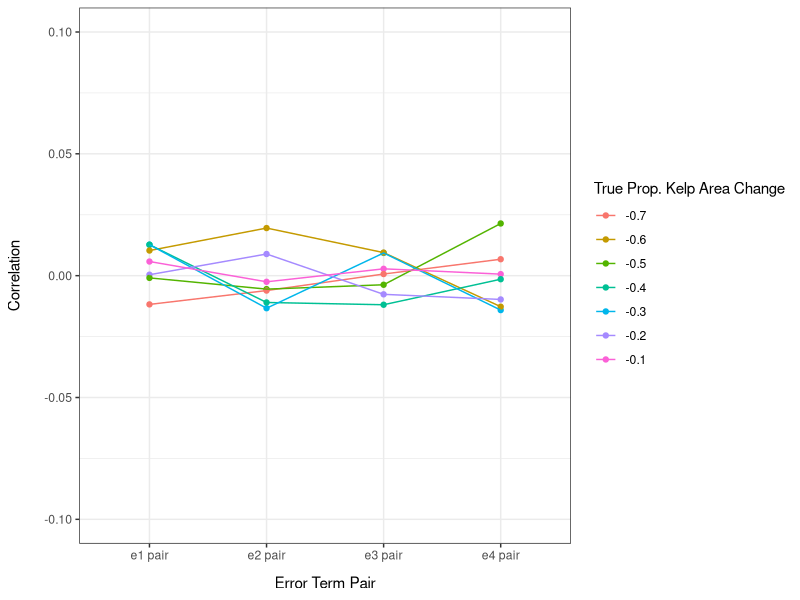

Source code (R):
###############################################################################
# Appendix demo 5
#
# For kelp area change show if there is indirect correlation due to joint
# dependence on Area when all errors have same centered Gaussian error 
# distributions.
#
#
###############################################################################

library(tidyr)
library(dplyr)
library(ggplot2)


##################### set parameters ####################

set.seed(164)

A1 <- 10  # true initial kelp area (hectares)
A2 <- c(9,8,7,6,5,4,3)

k <- 0.1  # fraction of kelp Area that is stdev of error distribution

nrows <- 10000   # number of simulated surveys 

# initialize results data frame
results_df <- data.frame(
  A1 = numeric(), A2 = numeric(), rho_e1_pair = numeric(), rho_e2_pair = numeric(),
  rho_e3_pair = numeric(), rho_e4_pair = numeric()
)  


##########  loop through A2 values. For each value simulate and get corr ######
for (iA2 in seq_along(A2)) {

  # generate A1 error terms  
  idf <- data.frame( 
      A1_e1 = k*A1*rnorm(nrows),
      A1_e2 = k*A1*rnorm(nrows),
      A1_e3 = k*A1*rnorm(nrows),
      A1_e4 = k*A1*rnorm(nrows),
      A2_e1 = k*A2[iA2]*rnorm(nrows),
      A2_e2 = k*A2[iA2]*rnorm(nrows),
      A2_e3 = k*A2[iA2]*rnorm(nrows),
      A2_e4 = k*A2[iA2]*rnorm(nrows)
  )
  
  results_rec <- data.frame(
   A1 = A1,
   A2 = A2[iA2],
   rho_e1_pair = cor(idf$A1_e1, idf$A2_e1),
   rho_e2_pair = cor(idf$A1_e2, idf$A2_e2),
   rho_e3_pair = cor(idf$A1_e3, idf$A2_e3),
   rho_e4_pair = cor(idf$A1_e4, idf$A2_e4)
  )  

  results_df <- rbind(results_df, results_rec)
  
}  # end for loop through A2 values  


## create graph 1: x:error pair  y=corr  grouping=deltaA_percent  
results_df <- results_df %>%
  mutate(rel_delta_A = (A2 - A1)/A1) %>%
  pivot_longer(cols=starts_with("rho"),
               names_to="error_pair",
               values_to="correlation") %>%
  mutate(rel_delta_A_fct = factor(rel_delta_A, levels=c(-0.7,-0.6,-0.5,-0.4,-0.3,
                                                 -0.2,-0.1)))


p1 <- ggplot(data = results_df,
             mapping = aes(x=error_pair,
                           y=correlation,
                           fill=rel_delta_A_fct,
                           color=rel_delta_A_fct, 
                           group=rel_delta_A_fct)) +
      geom_point() +
      geom_line() +
      theme_bw() +
      theme(
        axis.title.x = element_text(margin=margin(t=10)),
        axis.title.y = element_text(margin=margin(r=15))
      ) +
      scale_x_discrete(name="Error Term Pair",
                       labels=c("e1 pair","e2 pair","e3 pair","e4 pair")) +
      scale_y_continuous(name="Correlation", limits=c(-0.1,0.1)) +
      scale_color_discrete(name="True Prop. Kelp Area Change") +
      scale_fill_discrete(name="True Prop. Kelp Area Change")
